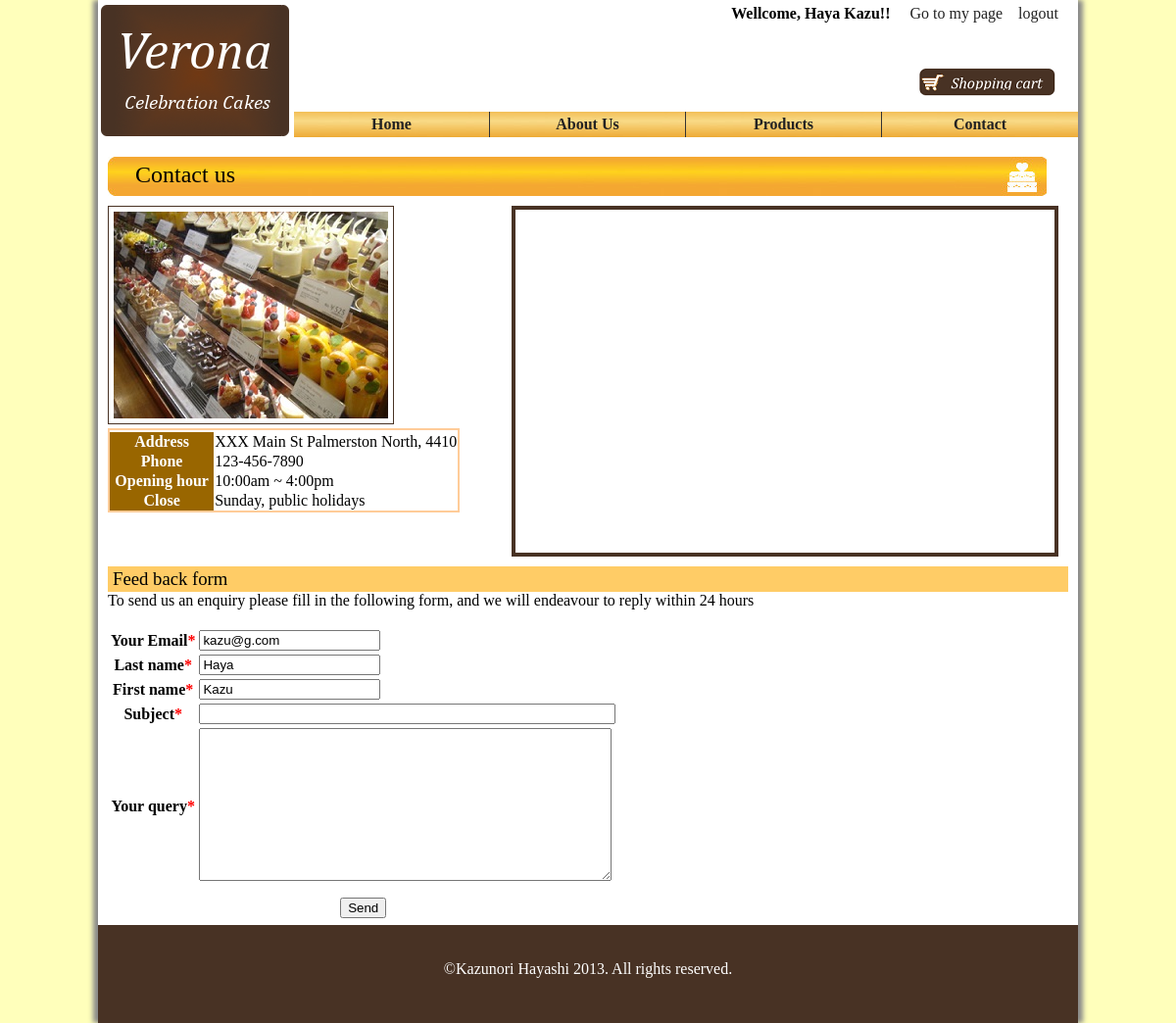
The page /contactus.php (signed in) on the database its author committed.
### tables this page shows
CREATE TABLE IF NOT EXISTS `customer` (
  `CustomerID` int(6) NOT NULL AUTO_INCREMENT,
  `Title` varchar(5) DEFAULT NULL,
  `FirstName` varchar(20) NOT NULL,
  `LastName` varchar(20) NOT NULL,
  `Gender` varchar(6) DEFAULT NULL,
  `DOB` varchar(10) NOT NULL,
  `Suburb` varchar(20) NOT NULL,
  `City` varchar(20) NOT NULL,
  `Zip` varchar(10) NOT NULL,
  `Phone` varchar(13) NOT NULL,
  `Email` varchar(30) NOT NULL,
  `Info` varchar(30) DEFAULT NULL,
  `ReceiveMail` tinyint(1) NOT NULL,
  `loginID` varchar(12) NOT NULL,
  `password` varchar(12) NOT NULL,
  PRIMARY KEY (`CustomerID`),
  UNIQUE KEY `loginID` (`loginID`),
  KEY `CustomerID` (`CustomerID`)
);

### includes/funcCustomer.php (called while the page is built, shortened)
<?php
	function get_customer_data($pid)
	{
		$query="SELECT * FROM customer WHERE CustomerID = ".$pid;
		$result=mysql_query($query);
		return $result;
	}
?>

### contactus.php (the view, shortened to what this page needs)
<?php
	include('includes/funcCustomer.php');
	if( isset($_SESSION['SESS_MEMBER_ID'])){
		$result=get_customer_data($_SESSION['SESS_MEMBER_ID']);
		if($result)
		{
			$member = mysql_fetch_assoc($result);
		}
	}
?>
<!DOCTYPE html>
<html xmlns="http://www.w3.org/1999/xhtml">
<head>
<link href="css/default.css" rel="stylesheet" type="text/css">
<link href="css/style.css" rel="stylesheet" type="text/css">
<link href="css/layout.css" rel="stylesheet" type="text/css">
</head>
<body>
<div id="container">
	<div id="header">
	<?php include 'header.php'; ?>
	</div>
	<div id="main_contents">
	<h2>Contact us</h2>
		<div id="companyInfo">
		<img id = "shopImage" src="/Verona/images/shopImage.jpg"/>
		<table class="table1">
		<tr><td colspan="2"></td>
		<tr><th width="30%">Address</th><td> XXX Main St Palmerston North, 4410</td></tr>
		<tr><th>Phone</th><td>123-456-7890</td></tr>
		<tr><th>Opening hour</th><td>10:00am ~ 4:00pm</td></tr>
		<tr><th>Close</th><td>Sunday, public holidays</td></tr>
		</table>
		</div>
		<div id="map">
		</div>
		<div id="bottom">
		<h3>Feed back form</h3>
		<p>To send us an enquiry please fill in the following form, and we will endeavour to reply within 24 hours</p>
		<br/>
		<form method="post" action="feedback.php" onsubmit="return contactFormValidator()">
		<table>
		<tr><th>Your Email<span class="red">*</span></th><td><input type="text" name = "email" <?php if(isset($member)) echo "value='".$member['Email']."'"?>></td></tr>
		<tr><th>Last name<span class="red">*</span></th><td><input type="text" name = "lname" <?php if(isset($member)) echo "value='".$member['LastName']."'"?>></td></tr>
		<tr><th>First name<span class="red">*</span></th><td><input type="text" name = "fname" <?php if(isset($member)) echo "value='".$member['FirstName']."'"?>></td></tr>
		<tr><th>Subject<span class="red">*</span></th><td><input type="text" name = "subject" size="50"></td></tr>
		<tr><th>Your query<span class="red">*</span></th><td><textarea name = "query" rows="10" cols="50"></textarea></td></tr>
		<tr><td colspan="2" style="text-align:center;padding:10px 0 5px 0;"><input type="submit" value="Send"></td></tr>
		</table>
		</form>
		</div>
	</div>
	<div id="footer">
	</div>
</div>
</body>
</html>

### css/default.css (style rules this page uses)
html, body, div, h1, h2, h3, h4, h5, h6, p, ul, ol, li, dl, dt, dd, form { font-weight: normal; margin: 0; padding: 0; list-style: none; }
img { border:none; }
body { font-family:Times New Roman; height: 100%; background-color:#FFFFBB; }
html { height:100%; }
h2 { width:930px; height:30px; padding:5px 0 5px 28px; background-image:url("/Verona/images/h3.jpg"); }
h3 { padding:2px 5px; background-color:#FFCC66; }

### css/style.css (style rules this page uses)
#bottom { clear:both; }
#shopImage { border:solid 1px #483224; padding:5px; margin:auto; }
#map { float:right; margin:10px; border: solid 4px #483224; width:550px; height:350px; }
#companyInfo { width:400px; float:left; margin:10px auto; }

### css/layout.css (style rules this page uses)
#container { width:1000px; min-height: 100%; margin:auto; background: white; box-shadow: 5px 0 5px #888888, -5px 0 5px #888888; position:relative; }
#header { position:relative; height:150px; }
#main_contents { margin:0; padding:10px; padding-bottom:100px; }
#footer { background: #483224; color:white; position:absolute; height:100px; width:100%; bottom:0px; }
.red { color:red; }
table.table1 { border:2px solid #FFCC99; border-collapse:collapse; }
.table1 th { color:white; background-color:#996600; }

### rows shown on the page
customer: email "kazu@g.com", lname "Haya", fname "Kazu"

### other values the page prints
$_SESSION['SESS_LNAME'] "Haya"
$_SESSION['SESS_FNAME'] "Kazu"
